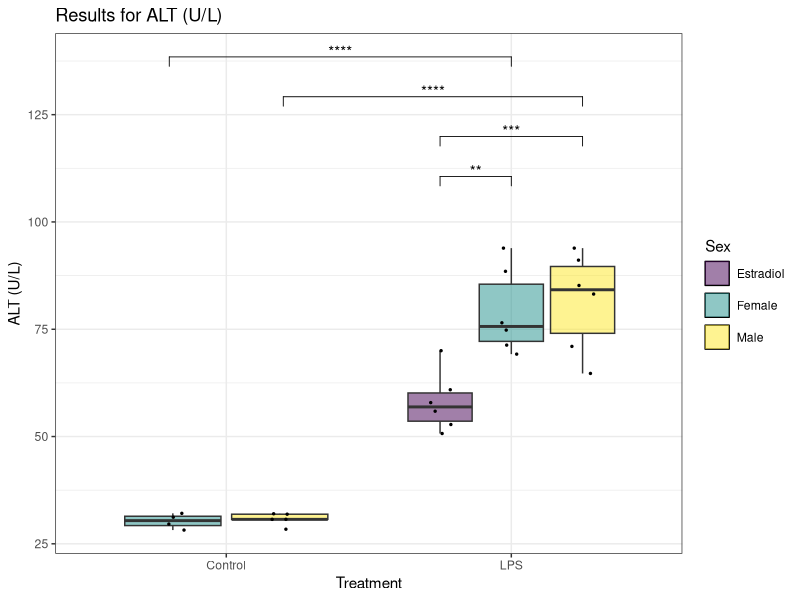
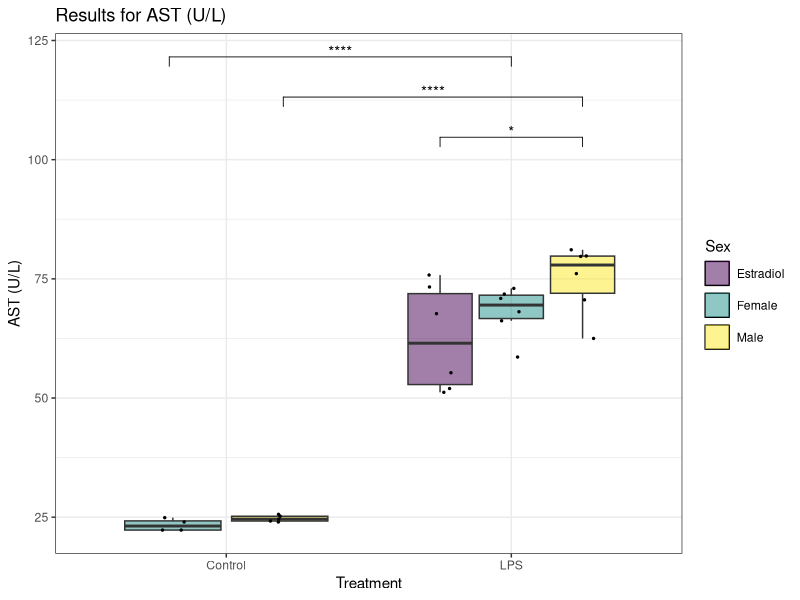
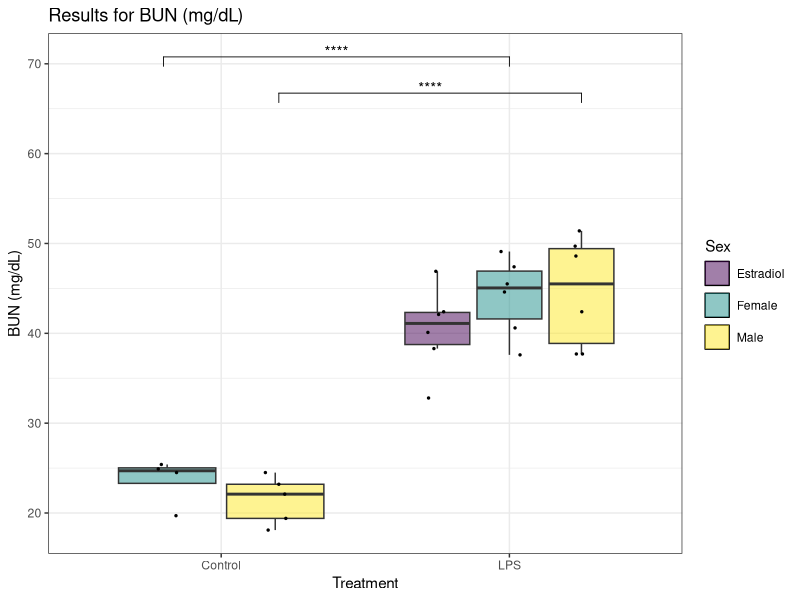
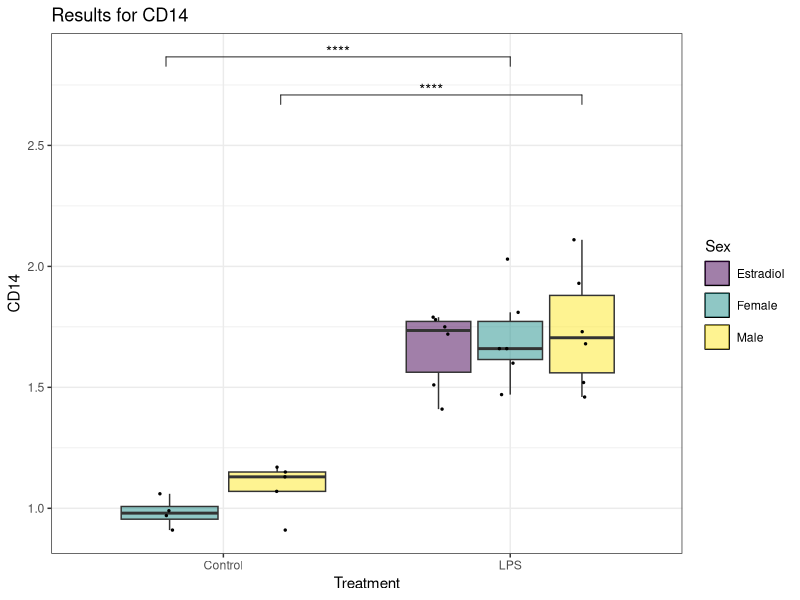
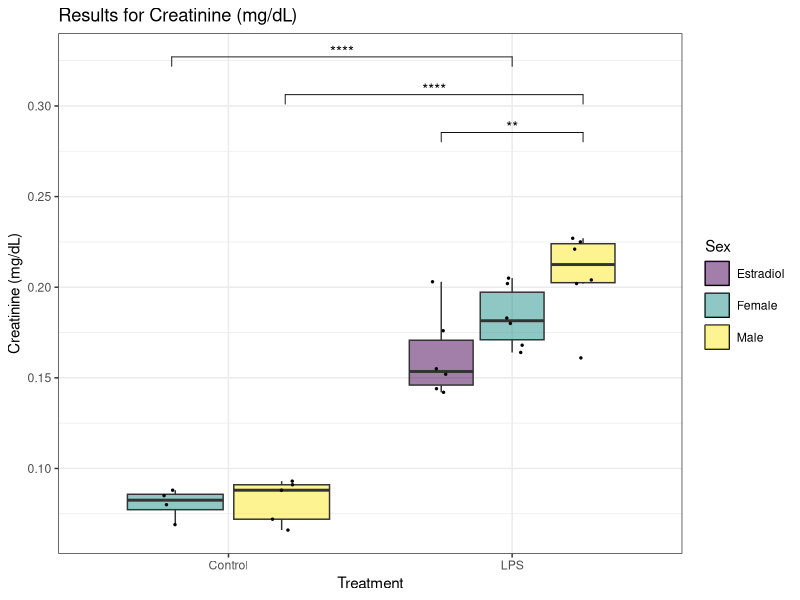
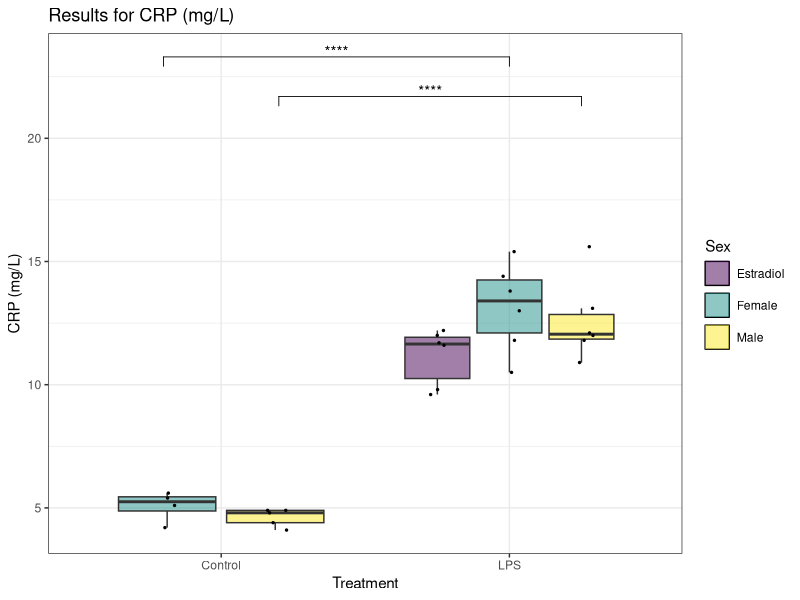
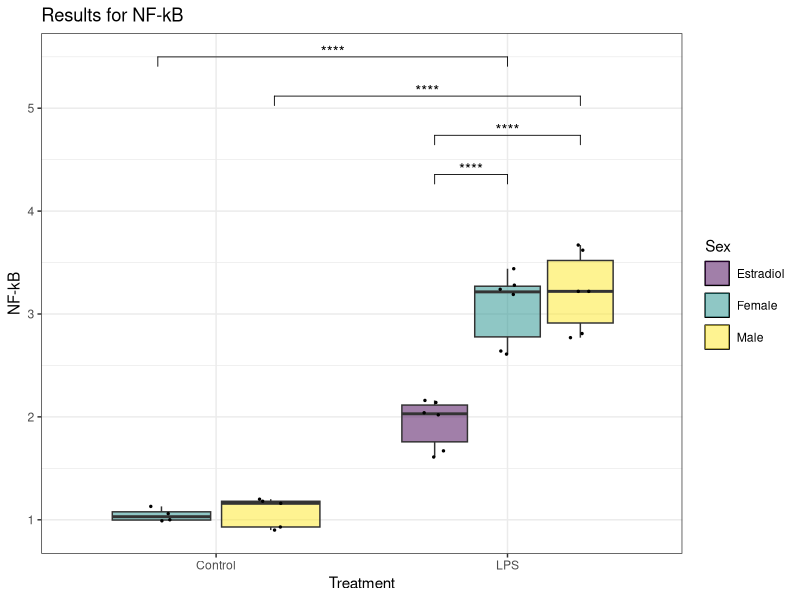
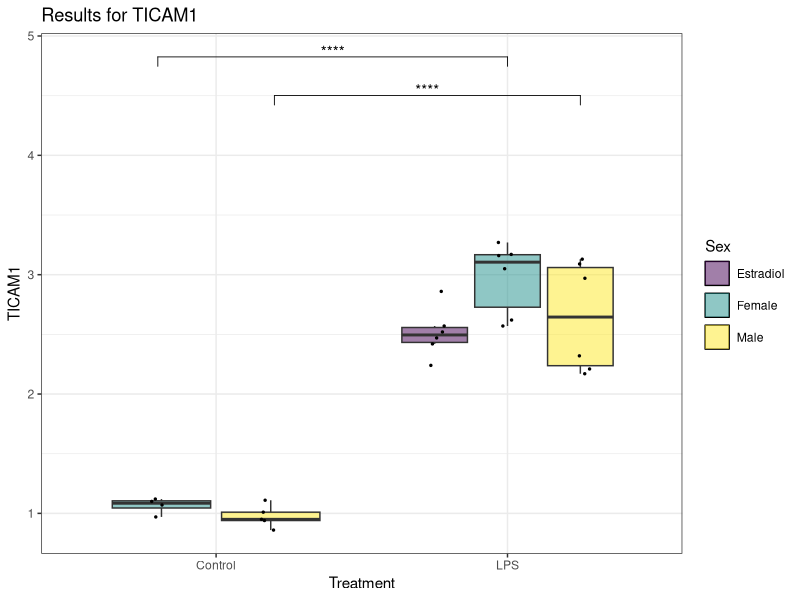

These charts were generated, in order, by the following R code:
# Load necessary libraries
if(!require(readxl)) install.packages("readxl", dependencies=TRUE)
if(!require(dplyr)) install.packages("dplyr", dependencies=TRUE)
if(!require(ggplot2)) install.packages("ggplot2", dependencies=TRUE)
if(!require(viridis)) install.packages("viridis", dependencies=TRUE)
if(!require(rstatix)) install.packages("rstatix", dependencies=TRUE)
if(!require(tidyr)) install.packages("tidyr", dependencies=TRUE)
if(!require(ggpubr)) install.packages("ggpubr", dependencies=TRUE)


library(readxl)
library(dplyr)
library(ggplot2)
library(viridis)
library(rstatix)
library(tidyr)
library(ggpubr)

#Set your working directory
setwd("~/R/SepticShock")

# Read the original data from the first sheet "Clinical Data" to get the original column names
original_data <- read_excel("SepticShockDataR.xlsx", sheet = "Core Data")

# Create a mapping of original names to modified names
original_names <- names(original_data)[-1:-4]
modified_names <- make.names(original_names)
name_mapping <- setNames(original_names, modified_names)

# Read the data and rename columns
data <- original_data %>%
  rename_all(make.names)

# Convert to tidy format
tidy_data<-data %>% 
  pivot_longer(cols = AST..U.L.:CD14, names_to = "Observation", values_to = "Values") %>%
  mutate("Sex:Treatment" = paste0(Sex, ":", Treatment)) %>%
  drop_na(Values)

tidy_data$`Sex:Treatment` <- factor(tidy_data$`Sex:Treatment`, 
                                    levels = c("Female:Control", 
                                               "Male:Control", 
                                               "Estradiol:LPS", 
                                               "Female:LPS", 
                                               "Male:LPS"))
tidy_data$Patient.ID <- factor(tidy_data$Patient.ID)
tidy_data$Species <- factor(tidy_data$Species)
tidy_data$Sex <- factor(tidy_data$Sex)
tidy_data$Treatment <- factor(tidy_data$Treatment)
tidy_data$Observation <- factor(tidy_data$Observation)

# Perform Tukey's HSD test
tidy_tukey<-tidy_data %>% 
  group_by(Observation) %>% 
  tukey_hsd(Values ~ Sex * Treatment) %>%
  ungroup()


write.csv(tidy_tukey, "SSD_Core_TukeyHSD.csv", row.names = FALSE) 

# Filter to retain only Group Differences between reasonable groups
tidy_tukey<-tidy_tukey %>%
  filter(term == "Sex:Treatment") %>%
  filter(group1 != "Female:Control" | group2 != "Male:LPS") %>%
  filter(group1 != "Female:Control" | group2 != "Estradiol:LPS") %>%
  filter(group1 != "Male:Control" | group2 != "Female:LPS") %>%
  filter(group1 != "Estradiol:Control") %>%
  filter(group1 != "Male:Control" | group2 != "Estradiol:LPS")  %>%
  filter(p.adj.signif != 'ns') 


# Filter to retain sets where at least one p-value is less than 0.05
sig_observations <- tidy_tukey %>%
  group_by(Observation) %>%
  filter(any(p.adj < 0.05)) %>%
  ungroup()

# Extract unique names of significant observations
sig_observations <- sig_observations %>%
  distinct(Observation)

write.csv(sig_observations, "SSD_Core_Sig_Observations.csv", row.names = FALSE)

############
for (observation in sig_observations$Observation) {
  original_observation <- name_mapping[[observation]]
  
  plot_data <- tidy_data %>%
    filter(Observation == observation) %>%
    dplyr::select(Sex, Treatment, 'Sex:Treatment', Values)
  plot_tukey <- tidy_tukey %>%
    filter(Observation == observation)
  plot_tukey <- plot_tukey %>%  
    add_y_position(test = ., 
                   data = plot_data, 
                   formula = Values ~ Sex:Treatment, 
                   fun = "max", 
                   scales = "free", 
                   comparisons = list(c("Female:LPS", "Male:LPS"),
                                      c("Estradiol:LPS", "Female:LPS"),
                                      c("Estradiol:LPS", "Male:LPS"),
                                      c("Male:Control", "Male:LPS"), 
                                      c("Female:Control", "Female:LPS")),
                   step.increase = 0.12) %>%
    add_x_position(test = ., x = 'Sex:Treatment')
  
  plot_tukey <- mutate(plot_tukey, xmin = case_when(xmin == 1 ~ 0.8,
                                                    xmin == 2 ~ 1.2,
                                                    xmin == 3 ~ 1.75,
                                                    xmin == 4 ~ 2))
  plot_tukey <- mutate(plot_tukey, xmax = case_when(xmax == 2 ~ 1.2,
                                                    xmax == 3 ~ 1.75,
                                                    xmax == 4 ~ 2,
                                                    xmax == 5 ~ 2.25))
  
  p <- ggplot(plot_data, 
              aes(x = Treatment, y = !!rlang::sym("Values"))) +
    geom_boxplot(outlier.shape = NA, 
                 aes(fill = Sex), 
                 key_glyph = draw_key_rect) +  # Remove outliers from boxplot to avoid duplication with jitter
    geom_point(aes(fill = Sex), 
               size = 0.5, 
               position=position_jitterdodge(jitter.width = 0.2), 
               show.legend = F) +
    labs(title = paste("Results for", original_observation),
         y = original_observation) +
    stat_pvalue_manual(plot_tukey, 
                       label = "p.adj.signif", 
                       y.position = "y.position", 
                       size = 3.88,
                       xmin = "xmin",
                       xmax = "xmax", 
                       hide.ns = TRUE, 
                       tip.length = 0.02, 
                       bracket.nudge.y = 0) +
    scale_fill_viridis(discrete = TRUE, 
                       alpha = 0.5, 
                       option="viridis") + 
    theme_bw() +
    theme(legend.key = element_rect(color = "black"), 
          legend.key.spacing.y = unit(0.2, "cm"))
  
  print(p)
  
  # Save each plot as a PNG file
  ggsave(filename = paste0("boxplot_", 
                           observation, 
                           ".png"), 
         path = '~/R/SepticShock/Plots/Core',
         plot = p, 
         width = 8, 
         height = 6)
}
